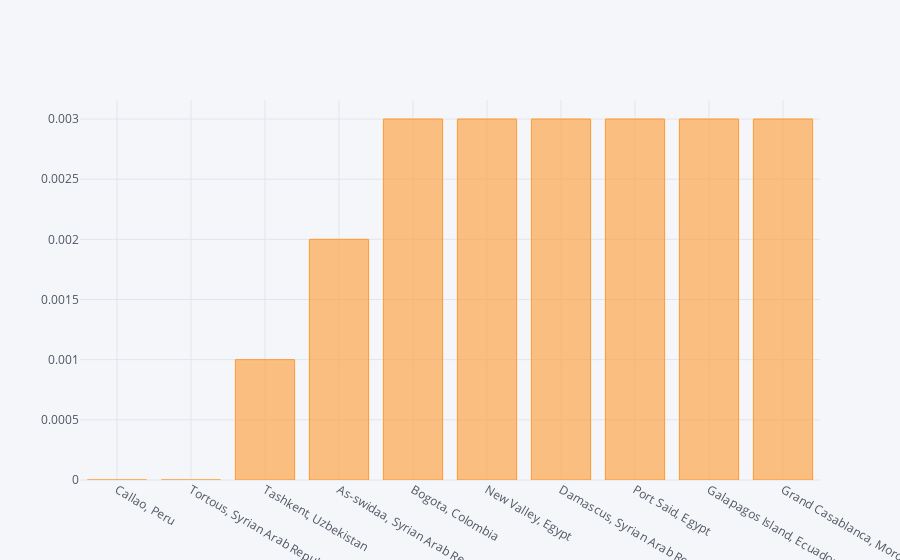

Notebook source saved alongside this figure:
### Markdown cell above
### Q12). Top 10 Countries with low MPI (Multidimentional Poverty Index).

### Code cell
low_mpi = df_kiva_mpi.sort_values('MPI', )[:10]
low_mpi.iplot(kind='bar', x='LocationName', y='MPI')

### Figure 1 — Plotly figure (JSON) as saved in the notebook; plotly's stock layout.template omitted (floating-point values rounded to 4 significant figures)
{"data": [{"marker": {"color": "rgba(255, 153, 51, 0.6)", "line": {"color": "rgba(255, 153, 51, 1.0)", "width": 1}}, "name": "MPI", "orientation": "v", "text": "", "type": "bar", "uid": "c080659d-3146-4bee-9713-605d73aff77b", "x": ["Callao, Peru", "Tortous, Syrian Arab Republic", "Tashkent, Uzbekistan", "As-swidaa, Syrian Arab Republic", "Bogota, Colombia", "New Valley, Egypt", "Damascus, Syrian Arab Republic", "Port Said, Egypt", "Galapagos Island, Ecuador", "Grand Casablanca, Morocco"], "y": [0, 0, 0.001, 0.002, 0.003, 0.003, 0.003, 0.003, 0.003, 0.003]}], "layout": {"legend": {"bgcolor": "#F5F6F9", "font": {"color": "#4D5663"}}, "paper_bgcolor": "#F5F6F9", "plot_bgcolor": "#F5F6F9", "title": {"font": {"color": "#4D5663"}}, "xaxis": {"gridcolor": "#E1E5ED", "showgrid": true, "tickfont": {"color": "#4D5663"}, "title": {"font": {"color": "#4D5663"}, "text": ""}, "zerolinecolor": "#E1E5ED"}, "yaxis": {"gridcolor": "#E1E5ED", "showgrid": true, "tickfont": {"color": "#4D5663"}, "title": {"font": {"color": "#4D5663"}, "text": ""}, "zerolinecolor": "#E1E5ED"}}}
